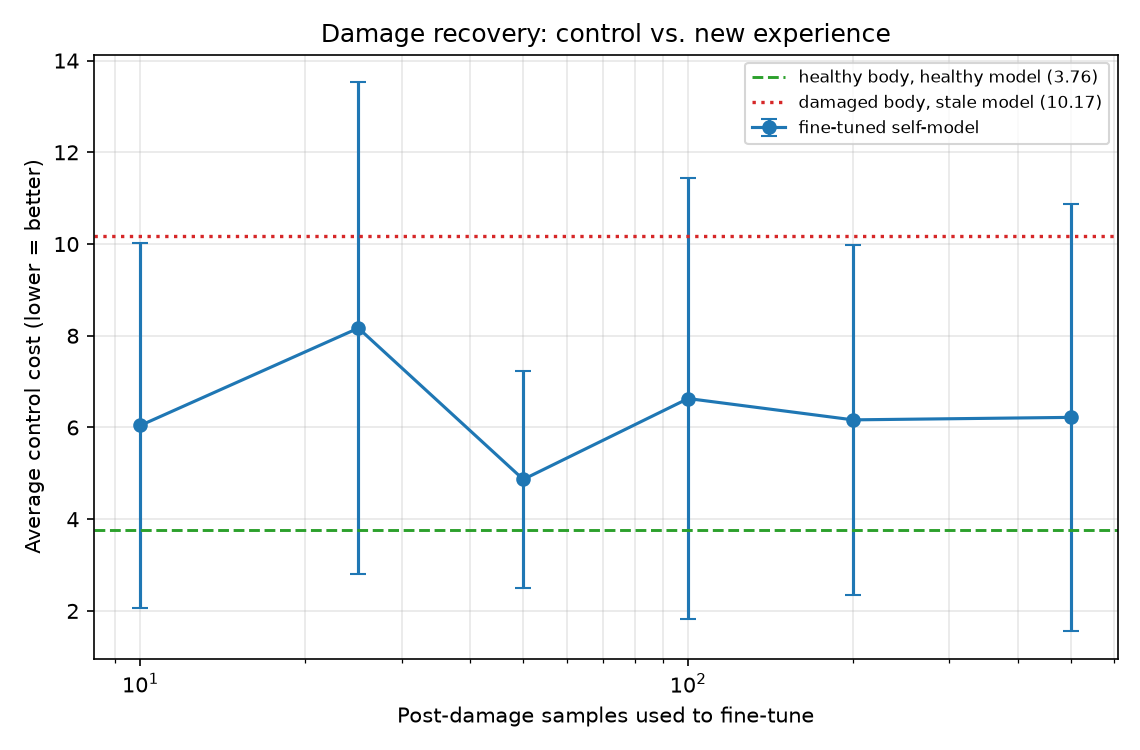

Write Python code to recreate this figure.
"""Rung 2 — damage detection and recovery for the pendulum self-model.

Takes the Rung 1 delta-prediction model (2000 samples, CEM planner), breaks the
body by increasing the pendulum's mass 50%, and asks three questions:

  1. Does the model notice?          (one-step prediction error across the break)
  2. Does control degrade?           (CEM cost on the damaged body, stale model)
  3. How few new samples to recover? (fine-tune from pre-damage weights)

plus a model-free SAC baseline retrained from scratch on the damaged body.

Physics note: in Pendulum-v1 the update is
    newthdot = thdot + (3g/(2l)·sin(th) + 3/(m·l²)·u)·dt
so mass enters ONLY through the torque term. Raising m to 1.5 cuts actuator
authority to 0.667x and leaves the gravity/free-swing dynamics untouched. The
damage is therefore invisible whenever u = 0 and most visible under large
torque — which is why detection is probed under two different policies below.
"""
import copy
import json
import pathlib
import sys
import time

import gymnasium as gym
import matplotlib.pyplot as plt
import numpy as np
import torch

sys.path.insert(0, str(pathlib.Path(__file__).resolve().parent.parent / "Rung 1"))
import sample_effeciency as se  # noqa: E402

# ---------- configuration ----------
DAMAGE_MASS_SCALE = 1.5      # 1.0 -> 1.5 kg
PRE_SAMPLES       = 2000     # pre-damage training set (matches Rung 1's best point)
INCREMENTS        = [10, 25, 50, 100, 200, 500]
N_ADAPT_SEEDS     = 3        # independent draws of post-damage data
FT_EPOCHS         = 300      # fine-tune budget (vs 1000 to train from scratch)
FT_LR             = 1e-3
TRACE_EPISODES    = 10       # detection traces to average
TRACE_HALF        = 200      # steps before / after the break
SAC_CHECKPOINTS   = [500, 1000, 2000, 5000, 10000, 20000]
N_SAC_SEEDS       = 3
SEED              = 0

torch.set_num_threads(2)
assert se.PREDICT_DELTA, "Rung 2 assumes the delta-prediction model"


# ---------- bodies ----------
def make_env(m_scale=1.0, max_episode_steps=None):
    """A Pendulum whose mass is scaled. reset() does not restore m."""
    kw = {} if max_episode_steps is None else {"max_episode_steps": max_episode_steps}
    env = gym.make("Pendulum-v1", **kw)
    env.unwrapped.m = 1.0 * m_scale
    return env


def healthy_env():
    return make_env(1.0)


def damaged_env():
    return make_env(DAMAGE_MASS_SCALE)


def collect_from(env, n, seed):
    """Random-action transitions from a given body."""
    env.action_space.seed(seed)
    obs, _ = env.reset(seed=seed)
    S, A, S2 = [], [], []
    for _ in range(n):
        a = env.action_space.sample()
        obs2, _, term, trunc, _ = env.step(a)
        S.append(obs); A.append(a); S2.append(obs2)
        obs = obs2
        if term or trunc:
            obs, _ = env.reset()
    return np.array(S), np.array(A), np.array(S2)


# ---------- adaptation ----------
def finetune(model, S, A, S2, epochs=FT_EPOCHS, lr=FT_LR):
    """Continue training a COPY of the model on new data only.

    Starts from the pre-damage weights (never from scratch) with a fresh Adam
    state. Trains on the post-damage transitions alone: the old body's data is
    now wrong, so there is nothing to rehearse.
    """
    m = copy.deepcopy(model)
    X = torch.tensor(np.concatenate([S, A], axis=1), dtype=torch.float32)
    Y = torch.tensor(S2 - S, dtype=torch.float32)      # delta target
    opt = torch.optim.Adam(m.parameters(), lr=lr)
    loss_fn = torch.nn.MSELoss()
    for _ in range(epochs):
        loss = loss_fn(m(X), Y)
        opt.zero_grad(); loss.backward(); opt.step()
    return m


def step_error(model, s, a, s_next):
    """One-step squared prediction error, averaged over the 3 state dims."""
    return float(np.mean((se.predict(model, s, a) - s_next) ** 2))


def batch_error(model, S, A, S2):
    X = torch.tensor(np.concatenate([S, A], axis=1), dtype=torch.float32)
    Y = torch.tensor(S2, dtype=torch.float32)
    return se.prediction_mse(model, X, Y)


# ---------- part 2: detection ----------
def detection_trace(model, policy, seed, half=None):
    """One continuous episode; the body breaks at step `half`."""
    half = TRACE_HALF if half is None else half      # read config at call time
    env = make_env(1.0, max_episode_steps=2 * half + 10)
    env.action_space.seed(seed)
    state, _ = env.reset(seed=seed)
    errs = []
    for t in range(2 * half):
        if t == half:
            env.unwrapped.m = 1.0 * DAMAGE_MASS_SCALE      # <- damage
        a = policy(model, state, env)
        nxt, _, term, trunc, _ = env.step(a)
        errs.append(step_error(model, state, a, nxt))
        state = nxt
        if term:
            state, _ = env.reset()
    env.close()
    return np.array(errs)


def policy_random(model, state, env):
    return env.action_space.sample()


def policy_cem(model, state, env):
    return se.choose_action(model, state)


def run_detection(model):
    print("\n" + "=" * 68)
    print("PART 2 — DOES THE MODEL NOTICE?")
    print("=" * 68)
    out = {}
    for name, pol in (("random probe", policy_random), ("CEM control", policy_cem)):
        traces = np.array([
            detection_trace(model, pol, seed=SEED + 100 * i + 1)
            for i in range(TRACE_EPISODES)
        ])
        pre = traces[:, :TRACE_HALF]
        post = traces[:, TRACE_HALF:]
        out[name] = {
            "curve": traces.mean(axis=0),
            "pre_mean": float(pre.mean()), "pre_std": float(pre.mean(axis=1).std(ddof=1)),
            "post_mean": float(post.mean()), "post_std": float(post.mean(axis=1).std(ddof=1)),
        }
        print(f"   {name}: pre={out[name]['pre_mean']:.6f}  "
              f"post={out[name]['post_mean']:.6f}  "
              f"ratio={out[name]['post_mean'] / out[name]['pre_mean']:.1f}x")

    print(f"\n{'policy':>14} {'pre-damage':>14} {'post-damage':>14} {'ratio':>9}")
    print("-" * 56)
    for name, d in out.items():
        print(f"{name:>14} {d['pre_mean']:>14.6f} {d['post_mean']:>14.6f} "
              f"{d['post_mean'] / d['pre_mean']:>8.1f}x")
    print("-" * 56)
    print(f"(mean one-step squared error per state dim, {TRACE_EPISODES} traces "
          f"x {TRACE_HALF} steps each side)")

    # ---------- plot ----------
    plt.figure(figsize=(8, 4.6))
    n_steps = len(next(iter(out.values()))["curve"])
    t = np.arange(n_steps)
    for (name, d), c in zip(out.items(), ("tab:blue", "tab:purple")):
        plt.semilogy(t, np.convolve(d["curve"], np.ones(5) / 5, mode="same"),
                     color=c, lw=1.4, label=name)
    plt.axvline(TRACE_HALF, color="tab:red", ls="--", lw=1.5,
                label=f"damage: m x{DAMAGE_MASS_SCALE}")
    plt.xlabel("Environment step")
    plt.ylabel("One-step prediction error (MSE, log)")
    plt.title("Damage detection: the self-model's error across the break")
    plt.grid(True, which="both", alpha=.3)
    plt.legend(fontsize=8)
    plt.tight_layout()
    plt.savefig("damage_detection.png", dpi=150)
    print("\nSaved graph to damage_detection.png")
    return out


# ---------- parts 3 & 4: degradation and recovery ----------
def run_recovery(model, eval_seeds):
    print("\n" + "=" * 68)
    print("PART 3 — DOES CONTROL DEGRADE?")
    print("=" * 68)
    healthy_m, healthy_sd, _ = se.evaluate(model, eval_seeds=eval_seeds, env_fn=healthy_env)
    stale_m, stale_sd, stale_runs = se.evaluate(model, eval_seeds=eval_seeds, env_fn=damaged_env)
    print(f"{'condition':>34} {'cost':>9} {'std':>9}")
    print("-" * 56)
    print(f"{'healthy body, healthy model':>34} {healthy_m:>9.3f} {healthy_sd:>9.3f}")
    print(f"{'damaged body, STALE model':>34} {stale_m:>9.3f} {stale_sd:>9.3f}")
    print("-" * 56)
    print(f"degradation: {stale_m - healthy_m:+.3f} "
          f"({100 * (stale_m - healthy_m) / healthy_m:+.1f}%)")

    print("\n" + "=" * 68)
    print("PART 4 — RECOVERY CURVE")
    print("=" * 68)
    # One post-damage stream per adaptation seed; increments are nested prefixes.
    pools = []
    for s in range(N_ADAPT_SEEDS):
        env = damaged_env()
        pools.append(collect_from(env, max(INCREMENTS), seed=SEED + 500 + s))
        env.close()

    means, stds, sems, mses = [], [], [], []
    for n in INCREMENTS:
        seed_means, all_runs, seed_mses = [], [], []
        for s in range(N_ADAPT_SEEDS):
            S, A, S2 = (arr[:n] for arr in pools[s])
            adapted = finetune(model, S, A, S2)
            m, sd, runs = se.evaluate(adapted, eval_seeds=eval_seeds, env_fn=damaged_env)
            seed_means.append(m); all_runs.append(runs)
            seed_mses.append(batch_error(adapted, *pools[s]))
            print(f"   n={n:>4}  seed {s + 1}/{N_ADAPT_SEEDS}  ->  {m:.3f} +/- {sd:.3f}")
        all_runs = np.concatenate(all_runs)
        means.append(float(np.mean(seed_means)))
        stds.append(float(all_runs.std(ddof=1)))
        sems.append(float(all_runs.std(ddof=1) / np.sqrt(all_runs.size)))
        mses.append(float(np.mean(seed_mses)))
        print(f"{n:>5} new samples -> cost = {means[-1]:.3f} +/- {stds[-1]:.3f}\n")

    print(f"{'new samples':>12} {'cost':>9} {'std':>9} {'sem':>8}   {'95% CI':>18}  "
          f"{'recovered':>10}")
    print("-" * 78)
    span = stale_m - healthy_m
    for n, m, sd, sem in zip(INCREMENTS, means, stds, sems):
        rec = 100 * (stale_m - m) / span if span > 0 else float("nan")
        print(f"{n:>12} {m:>9.3f} {sd:>9.3f} {sem:>8.3f}   "
              f"[{m - 1.96 * sem:>7.3f}, {m + 1.96 * sem:>7.3f}]  {rec:>9.0f}%")
    print("-" * 78)
    print(f"reference: healthy {healthy_m:.3f}   stale-on-damaged {stale_m:.3f}")
    print('"recovered" = fraction of the damage gap closed (100% = back to healthy)')

    # First increment that is no longer significantly worse than the healthy
    # baseline. This is an absence-of-difference test, not proof of equality —
    # it says the gap is no longer detectable at this sample count.
    restored = None
    for n, m, sem in zip(INCREMENTS, means, sems):
        if m - 1.96 * sem <= healthy_m:
            restored = n
            break
    if restored is None:
        print(f"\nEvery increment up to {max(INCREMENTS)} samples remained "
              f"significantly worse than the healthy baseline.")
    else:
        print(f"\nAfter {restored} post-damage samples, control is no longer "
              f"significantly worse than the healthy baseline "
              f"(95% CI reaches {healthy_m:.3f}).")

    # ---------- plot ----------
    plt.figure(figsize=(7.6, 5))
    plt.errorbar(INCREMENTS, means, yerr=stds, marker="o", capsize=4,
                 color="tab:blue", label="fine-tuned self-model")
    plt.axhline(healthy_m, color="tab:green", ls="--", lw=1.4,
                label=f"healthy body, healthy model ({healthy_m:.2f})")
    plt.axhline(stale_m, color="tab:red", ls=":", lw=1.6,
                label=f"damaged body, stale model ({stale_m:.2f})")
    plt.xscale("log")
    plt.xlabel("Post-damage samples used to fine-tune")
    plt.ylabel("Average control cost (lower = better)")
    plt.title("Damage recovery: control vs. new experience")
    plt.grid(True, which="both", alpha=.3)
    plt.legend(fontsize=8)
    plt.tight_layout()
    plt.savefig("damage_recovery.png", dpi=150)
    print("Saved graph to damage_recovery.png")

    return dict(healthy=healthy_m, healthy_std=healthy_sd, stale=stale_m,
                stale_std=stale_sd, increments=INCREMENTS, means=means,
                stds=stds, sems=sems, adapted_mse=mses, restored_at=restored)


# ---------- part 5: SAC from scratch on the damaged body ----------
def run_sac(eval_seeds, target_cost):
    from stable_baselines3 import SAC

    print("\n" + "=" * 68)
    print("PART 5 — SAC RETRAINED FROM SCRATCH ON THE DAMAGED BODY")
    print("=" * 68)

    def sac_action(model, state):
        return model.predict(state, deterministic=True)[0]

    per_seed = np.zeros((N_SAC_SEEDS, len(SAC_CHECKPOINTS)))
    all_runs = [[] for _ in SAC_CHECKPOINTS]
    for s in range(N_SAC_SEEDS):
        agent = SAC("MlpPolicy", damaged_env(), seed=SEED + s, verbose=0)
        trained = 0
        for c, ckpt in enumerate(SAC_CHECKPOINTS):
            agent.learn(total_timesteps=ckpt - trained, reset_num_timesteps=False,
                        log_interval=None)
            trained = ckpt
            m, sd, runs = se.evaluate(agent, eval_seeds=eval_seeds,
                                      action_fn=sac_action, env_fn=damaged_env)
            per_seed[s, c] = m
            all_runs[c].append(runs)
            print(f"   seed {s + 1}/{N_SAC_SEEDS}  {ckpt:>6} steps  ->  {m:.3f} +/- {sd:.3f}")
        print()

    means, stds, sems = [], [], []
    for c in range(len(SAC_CHECKPOINTS)):
        pooled = np.concatenate(all_runs[c])
        means.append(float(per_seed[:, c].mean()))
        stds.append(float(pooled.std(ddof=1)))
        sems.append(float(pooled.std(ddof=1) / np.sqrt(pooled.size)))

    print(f"{'env steps':>10} {'cost':>9} {'std':>9} {'sem':>8}   {'95% CI':>18}")
    print("-" * 60)
    for ckpt, m, sd, sem in zip(SAC_CHECKPOINTS, means, stds, sems):
        print(f"{ckpt:>10} {m:>9.3f} {sd:>9.3f} {sem:>8.3f}   "
              f"[{m - 1.96 * sem:>7.3f}, {m + 1.96 * sem:>7.3f}]")
    print("-" * 60)

    crossing = None
    for i, (ckpt, m) in enumerate(zip(SAC_CHECKPOINTS, means)):
        if m <= target_cost:
            if i == 0:
                crossing = float(ckpt)
            else:
                x0, x1 = np.log10(SAC_CHECKPOINTS[i - 1]), np.log10(ckpt)
                y0, y1 = means[i - 1], m
                frac = (y0 - target_cost) / (y0 - y1) if y0 != y1 else 1.0
                crossing = float(10 ** (x0 + frac * (x1 - x0)))
            break
    if crossing is None:
        print(f"SAC never reached cost {target_cost:.3f} within "
              f"{max(SAC_CHECKPOINTS)} env steps.")
    else:
        print(f"SAC reaches the recovered self-model's cost ({target_cost:.3f}) "
              f"at ~{crossing:,.0f} env steps.")
    return dict(checkpoints=SAC_CHECKPOINTS, means=means, stds=stds, sems=sems,
                crossing=crossing, target=target_cost)


# ---------- main ----------
def main():
    t0 = time.time()
    eval_seeds = se.get_eval_seeds()
    print("=" * 68)
    print(f"RUNG 2 — DAMAGE RECOVERY   (mass x{DAMAGE_MASS_SCALE}, "
          f"torque authority x{1 / DAMAGE_MASS_SCALE:.3f})")
    print("=" * 68)

    print(f"\nPART 1 — training the pre-damage self-model on {PRE_SAMPLES} "
          f"healthy samples...")
    env = healthy_env()
    S, A, S2 = collect_from(env, PRE_SAMPLES, seed=SEED)
    env.close()
    model = se.train_model(S, A, S2, seed=SEED)

    henv, denv = healthy_env(), damaged_env()
    Sh, Ah, S2h = collect_from(henv, 1000, seed=SEED + 91)
    Sd, Ad, S2d = collect_from(denv, 1000, seed=SEED + 92)
    henv.close(); denv.close()
    print(f"   held-out one-step MSE  healthy body: {batch_error(model, Sh, Ah, S2h):.6f}")
    print(f"   held-out one-step MSE  damaged body: {batch_error(model, Sd, Ad, S2d):.6f}")

    det = run_detection(model)
    rec = run_recovery(model, eval_seeds)
    sac = run_sac(eval_seeds, target_cost=min(rec["means"]))

    with open("results_damage.json", "w") as f:
        json.dump({
            "mass_scale": DAMAGE_MASS_SCALE,
            "pre_samples": PRE_SAMPLES,
            "finetune": {"epochs": FT_EPOCHS, "lr": FT_LR, "seeds": N_ADAPT_SEEDS},
            "detection": {k: {kk: vv for kk, vv in v.items() if kk != "curve"}
                          for k, v in det.items()},
            "recovery": rec,
            "sac": sac,
        }, f, indent=2)
    print("\nSaved results to results_damage.json")
    print(f"\nTotal runtime: {(time.time() - t0) / 60:.1f} min")


if __name__ == "__main__":
    main()
